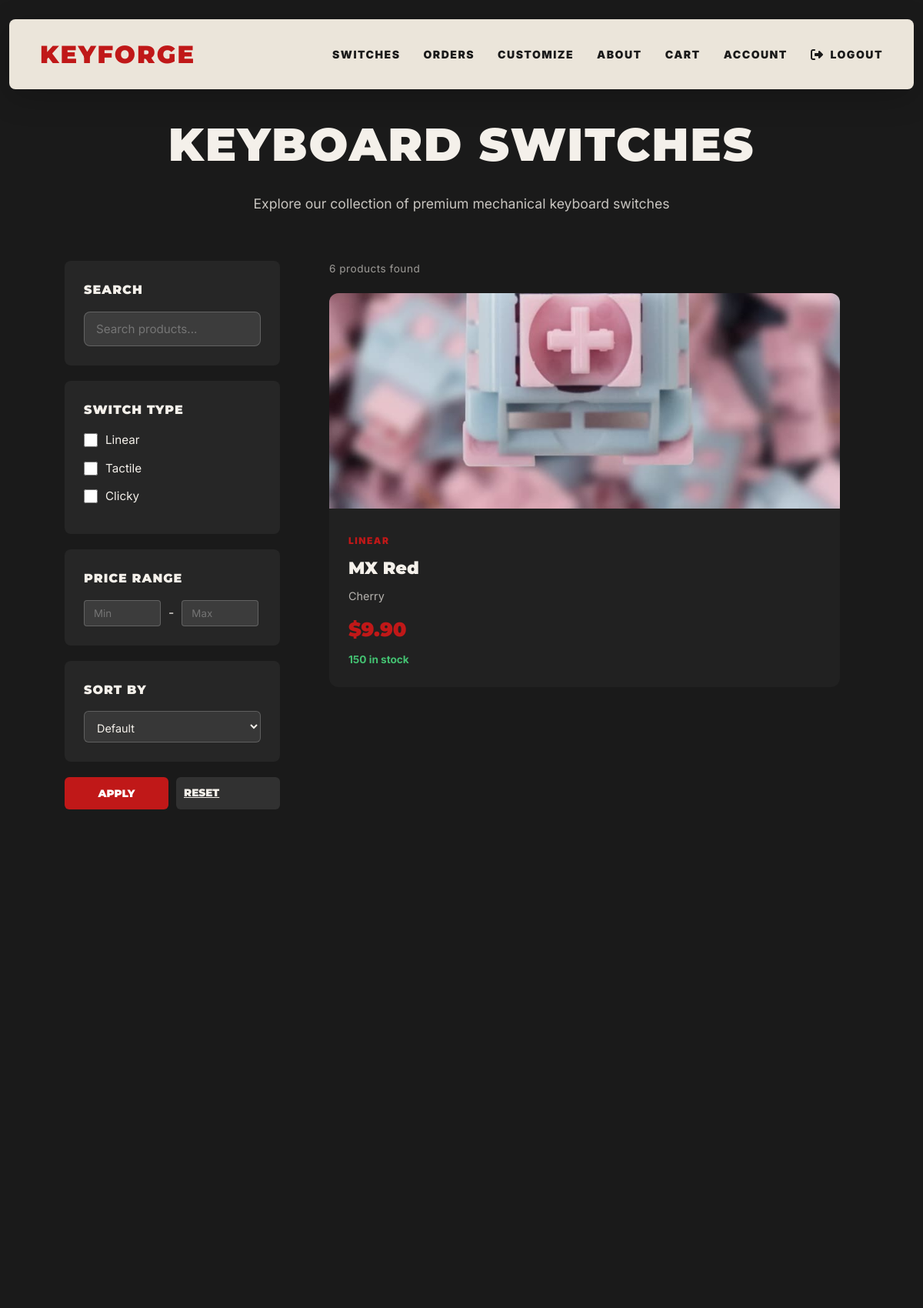
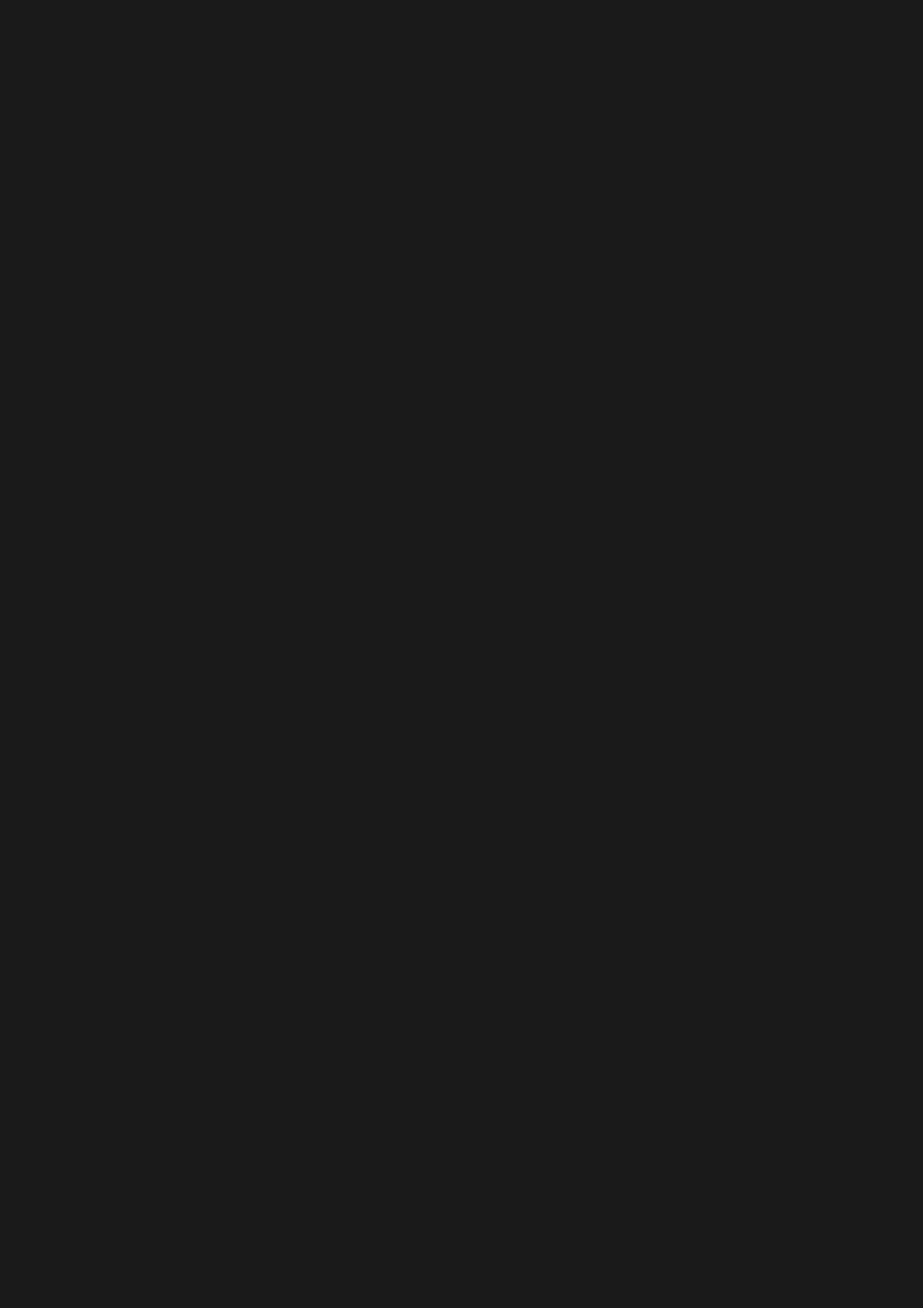
Screenshot of /products (signed in, upper part) with the database file from the repository (2 pictures, top to bottom).
### tables this page shows
CREATE TABLE IF NOT EXISTS products (
    product_id          INT UNSIGNED AUTO_INCREMENT PRIMARY KEY,
    name                VARCHAR(150) NOT NULL,
    manufacturer        VARCHAR(100) NOT NULL,
    switch_type         ENUM('linear', 'tactile', 'clicky') NOT NULL,
    actuation_force     DECIMAL(5,1) NULL COMMENT 'Actuation force in grams (gf)',
    bottom_out_force    DECIMAL(5,1) NULL COMMENT 'Bottom-out force in grams (gf)',
    travel_distance     DECIMAL(4,1) NULL COMMENT 'Total travel distance in mm',
    pre_travel_distance DECIMAL(4,1) NULL COMMENT 'Pre-travel (actuation point) in mm',
    sound_profile       ENUM('silent', 'quiet', 'medium', 'loud') NULL,
    compatibility       VARCHAR(255) NULL COMMENT 'PCB/plate compatibility notes',
    description         TEXT         NULL,
    price               DECIMAL(8,2) NOT NULL,
    stock_quantity      INT UNSIGNED NOT NULL DEFAULT 0,
    product_image       VARCHAR(255) NULL DEFAULT 'placeholder.webp',
    created_at          TIMESTAMP DEFAULT CURRENT_TIMESTAMP,
    updated_at          TIMESTAMP DEFAULT CURRENT_TIMESTAMP ON UPDATE CURRENT_TIMESTAMP,
    INDEX idx_switch_type (switch_type),
    INDEX idx_price       (price)
);

### src/controllers/ProductController.php (called while the page is built, shortened)
<?php
require_once __DIR__ . '/../../config/database.php';
require_once __DIR__ . '/../models/Product.php';
require_once __DIR__ . '/../helpers/sanitize.php';
class ProductController
{
    private ?Product $productModel;
    public function __construct(?PDO $pdo)
    {
        $this->productModel = $pdo ? new Product($pdo) : null;
    }
    public function index(): void
    {
        $perPage = 12;
        $filters = [
            'q'         => sanitizeString($_GET['q'] ?? ''),
            'type'      => $_GET['type'] ?? [],
            'price_min' => $_GET['price_min'] ?? '',
            'price_max' => $_GET['price_max'] ?? '',
            'sort'      => sanitizeString($_GET['sort'] ?? ''),
        ];
        $page = max(1, sanitizeInt($_GET['page'] ?? 1));
        $result = $this->productModel
            ? $this->productModel->getAll($filters, $page, $perPage)
            : ['products' => [], 'total_count' => 0];
        $products = $result['products'];
        require_once __DIR__ . '/../../views/pages/products.php';
    }
}

### src/helpers/sanitize.php (called while the page is built, shortened)
<?php
function sanitizeString(string $input): string
{
    return trim(strip_tags($input));
}
function sanitizeInt(mixed $input): int
{
    return (int) filter_var($input, FILTER_SANITIZE_NUMBER_INT);
}

### src/models/Product.php (called while the page is built, shortened)
<?php
class Product
{
    private PDO    $pdo;
    private string $table = 'products';
    public function __construct(PDO $pdo)
    {
        $this->pdo = $pdo;
    }
    public function getAll(array $filters = [], int $page = 1, int $perPage = 12): array
    {
        $conditions = [];
        $params     = [];
        $where = $conditions ? 'WHERE ' . implode(' AND ', $conditions) : '';
        $sortMap = [
            'price_asc'  => 'price ASC',
            'price_desc' => 'price DESC',
            'name_asc'   => 'name ASC',
            'name_desc'  => 'name DESC',
        ];
        $orderBy = $sortMap[$filters['sort'] ?? ''] ?? 'created_at DESC';
        $countStmt = $this->pdo->prepare("SELECT COUNT(*) FROM {$this->table} {$where}");
        $countStmt->execute($params);
        $totalCount = (int) $countStmt->fetchColumn();
        $offset = (max(1, $page) - 1) * $perPage;
        $stmt   = $this->pdo->prepare(
            "SELECT * FROM {$this->table} {$where}
             ORDER BY {$orderBy}
             LIMIT {$perPage} OFFSET {$offset}"
        );
        $stmt->execute($params);
        return [
            'products'    => $stmt->fetchAll(),
            'total_count' => $totalCount,
        ];
    }
}

### views/pages/products.php (the view, shortened to what this page needs)
<div class="products-page">
    <div class="products-header">
        <h1>Keyboard Switches</h1>
        <p>Explore our collection of premium mechanical keyboard switches</p>
    </div>
    <div class="products-container">
        <aside class="filter-sidebar" role="complementary" aria-label="Product filters">
            <form method="GET" action="/products" id="filter-form">
                <div class="filter-section">
                    <h3>Search</h3>
                    <input
                        type="text"
                        name="q"
                        class="search-box"
                        placeholder="Search products..."
                        value="<?= htmlspecialchars($filters['q'] ?? '') ?>"
                        aria-label="Search products"
                    >
                </div>
                <div class="filter-section">
                    <h3>Switch Type</h3>
                    <?php
                    $types = ['linear', 'tactile', 'clicky'];
                    $selectedTypes = (array)($filters['type'] ?? []);
                    foreach ($types as $type):
                    ?>
                        <div class="filter-option">
                            <label>
                                <input
                                    type="checkbox"
                                    name="type[]"
                                    value="<?= $type ?>"
                                    <?= in_array($type, $selectedTypes) ? 'checked' : '' ?>
                                >
                                <?= ucfirst($type) ?>
                            </label>
                        </div>
                    <?php endforeach; ?>
                </div>
                <div class="filter-section">
                    <h3>Price Range</h3>
                    <div class="price-inputs">
                        <input
                            type="number"
                            name="price_min"
                            placeholder="Min"
                            step="0.01"
                            value="<?= htmlspecialchars($filters['price_min'] ?? '') ?>"
                            aria-label="Minimum price"
                        >
                        <span>-</span>
                        <input
                            type="number"
                            name="price_max"
                            placeholder="Max"
                            step="0.01"
                            value="<?= htmlspecialchars($filters['price_max'] ?? '') ?>"
                            aria-label="Maximum price"
                        >
                    </div>
                </div>
                <div class="filter-section">
                    <h3>Sort By</h3>
                    <select name="sort" class="sort-select" aria-label="Sort products">
                        <option value="">Default</option>
                    </select>
                </div>
                <div class="filter-actions">
                    <button type="submit" class="filter-btn filter-apply">Apply</button>
                    <a href="/products" class="filter-btn filter-reset">Reset</a>
                </div>
            </form>
        </aside>
        <main class="products-main" role="main">
            <?php if (!empty($products)): ?>
                <p class="results-count"><?= count($products) ?> product<?= count($products) !== 1 ? 's' : '' ?> found</p>
            <?php endif; ?>
            <?php if (empty($products)): ?>
                <div class="no-products">
                    <h2>No products found</h2>
                    <p>Try adjusting your filters or search terms</p>
                </div>
            <?php else: ?>
                <div class="products-grid">
                    <?php foreach ($products as $product): ?>
                        <a href="/products/<?= $product['product_id'] ?>" class="product-card">
                            <img
                                src="/assets/images/<?= htmlspecialchars($product['product_image'] ?? 'placeholder.webp') ?>"
                                alt="<?= htmlspecialchars($product['name']) ?>"
                                class="product-image"
                                loading="lazy"
                            >
                            <div class="product-info">
                                <div class="product-type"><?= htmlspecialchars($product['switch_type']) ?></div>
                                <h2 class="product-name"><?= htmlspecialchars($product['name']) ?></h2>
                                <div class="product-manufacturer"><?= htmlspecialchars($product['manufacturer']) ?></div>
                                <div class="product-price">$<?= number_format($product['price'], 2) ?></div>
                                <div class="product-stock <?=
                                    $product['stock_quantity'] == 0 ? 'stock-out' :
                                    ($product['stock_quantity'] < 20 ? 'stock-low' : 'stock-in')
                                ?>">
                                    <?= $product['stock_quantity'] > 0
                                        ? "{$product['stock_quantity']} in stock"
                                        : "Out of stock"
                                    ?>
                                </div>
                            </div>
                        </a>
                    <?php endforeach; ?>
                </div>
            <?php endif; ?>
        </main>
    </div>
</div>
<?php
require_once __DIR__ . '/../layout/main.php';
?>

### public/css/main.css (style rules this page uses)
:root { --bg-main: #F4F0EA; --bg-header: #EBE5DA; --text-main: #1A1A1A; --accent: #c01818; --bg-sub: #1f1414; --bg-sub2: #161727; --footer-bg: #373738; --footer-text: #F4F0EA; --divider-color: #D1C9B8; --focus-ring: var(--accent); }
*, *::before, *::after { margin: 0; padding: 0; box-sizing: border-box; }
html, body { max-width: 100%; overflow-x: hidden; }
body { background-color: var(--text-main); color: var(--bg-main); font-family: 'Inter', 'Helvetica Neue', Arial, sans-serif; line-height: 1.6; transition: background-color 0.8s ease, color 0.8s ease; }
main { margin: 0 auto 2rem auto; padding: 0 1.5rem; min-height: 40vh; }

### public/css/products.css (style rules this page uses)
.products-page { padding: 140px 5vw 80px; min-height: 100vh; }
.products-header { text-align: center; margin-bottom: 60px; }
.products-header h1 { font-family: 'Montserrat', sans-serif; font-size: clamp(2.5rem, 5vw, 4rem); font-weight: 900; text-transform: uppercase; letter-spacing: 2px; margin-bottom: 15px; }
.products-header p { font-size: 1.1rem; opacity: 0.8; }
.products-container { display: flex; gap: 40px; max-width: 1800px; margin: 0 auto; }
.filter-sidebar { flex: 0 0 280px; position: sticky; top: 120px; align-self: flex-start; }
.filter-section { background: rgba(255, 255, 255, 0.05); padding: 25px; border-radius: 8px; margin-bottom: 20px; }
.filter-section h3 { font-family: 'Montserrat', sans-serif; font-size: 1rem; font-weight: 900; text-transform: uppercase; margin-bottom: 15px; letter-spacing: 1px; }
.filter-option { margin-bottom: 12px; }
.filter-option label { display: flex; align-items: center; gap: 10px; cursor: pointer; font-size: 0.95rem; }
.filter-option input[type="checkbox"] { width: 18px; height: 18px; cursor: pointer; }
.price-inputs { display: flex; gap: 10px; align-items: center; }
.price-inputs input { width: 100px; padding: 8px 12px; border: 1px solid rgba(255, 255, 255, 0.2); background: rgba(255, 255, 255, 0.1); color: inherit; border-radius: 4px; font-family: inherit; }
.search-box { width: 100%; padding: 12px 15px; border: 1px solid rgba(255, 255, 255, 0.2); background: rgba(255, 255, 255, 0.1); color: inherit; border-radius: 8px; font-family: inherit; font-size: 0.95rem; }
.filter-actions { display: flex; gap: 10px; margin-top: 20px; }
.filter-btn { flex: 1; padding: 10px; border: none; border-radius: 6px; font-family: 'Montserrat', sans-serif; font-weight: 900; font-size: 0.85rem; text-transform: uppercase; cursor: pointer; transition: all 0.3s ease; }
.filter-apply { background-color: var(--accent); color: white; }
.filter-reset { background-color: rgba(255, 255, 255, 0.1); color: inherit; }
.products-main { flex: 1; }
.products-grid { display: grid; grid-template-columns: repeat(auto-fill, minmax(320px, 1fr)); gap: 30px; margin-bottom: 60px; }
.product-card { background: rgba(255, 255, 255, 0.03); border-radius: 12px; overflow: hidden; transition: all 0.3s ease; text-decoration: none; color: inherit; display: block; }
.product-image { width: 100%; height: 280px; object-fit: cover; background: rgba(255, 255, 255, 0.05); }
.product-info { padding: 25px; }
.product-type { font-size: 0.75rem; font-weight: 900; text-transform: uppercase; letter-spacing: 1.5px; color: var(--accent); margin-bottom: 8px; }
.product-name { font-family: 'Montserrat', sans-serif; font-size: 1.4rem; font-weight: 900; margin-bottom: 6px; }
.product-manufacturer { font-size: 0.9rem; opacity: 0.7; margin-bottom: 12px; }
.product-price { font-family: 'Montserrat', sans-serif; font-size: 1.6rem; font-weight: 900; color: var(--accent); }
.product-stock { font-size: 0.85rem; font-weight: 700; margin-top: 8px; opacity: 0.85; }
.stock-in { color: #4ade80; }
.sort-select { width: 100%; padding: 10px 12px; border: 1px solid rgba(255, 255, 255, 0.2); background: rgba(255, 255, 255, 0.08); color: inherit; border-radius: 6px; font-family: inherit; font-size: 0.9rem; cursor: pointer; }
.results-count { font-size: 0.85rem; opacity: 0.6; margin-bottom: 20px; letter-spacing: 0.5px; }
.product-card { position: relative; overflow: hidden; }
.product-card::after { content: 'View Details →'; position: absolute; bottom: 0; left: 0; right: 0; padding: 14px; background: var(--accent); color: #fff; text-align: center; font-family: 'Montserrat', sans-serif; font-weight: 900; font-size: 0.8rem; text-transform: uppercase; letter-spacing: 1px; transform: translateY(100%); transition: transform 0.25s ease; }

### rows the page displays
products: product_image (picture), switch_type "LINEAR", name "MX Red", manufacturer "Cherry", price "9.90", stock_quantity "150"

### other values shown
$link['label'] "SWITCHES"
$link['label'] "ORDERS"
$link['label'] "CUSTOMIZE"
$link['label'] "ABOUT"
$link['label'] "CART"
$type "Linear"
$type "Tactile"
$type "Clicky"
count($products) "6"
